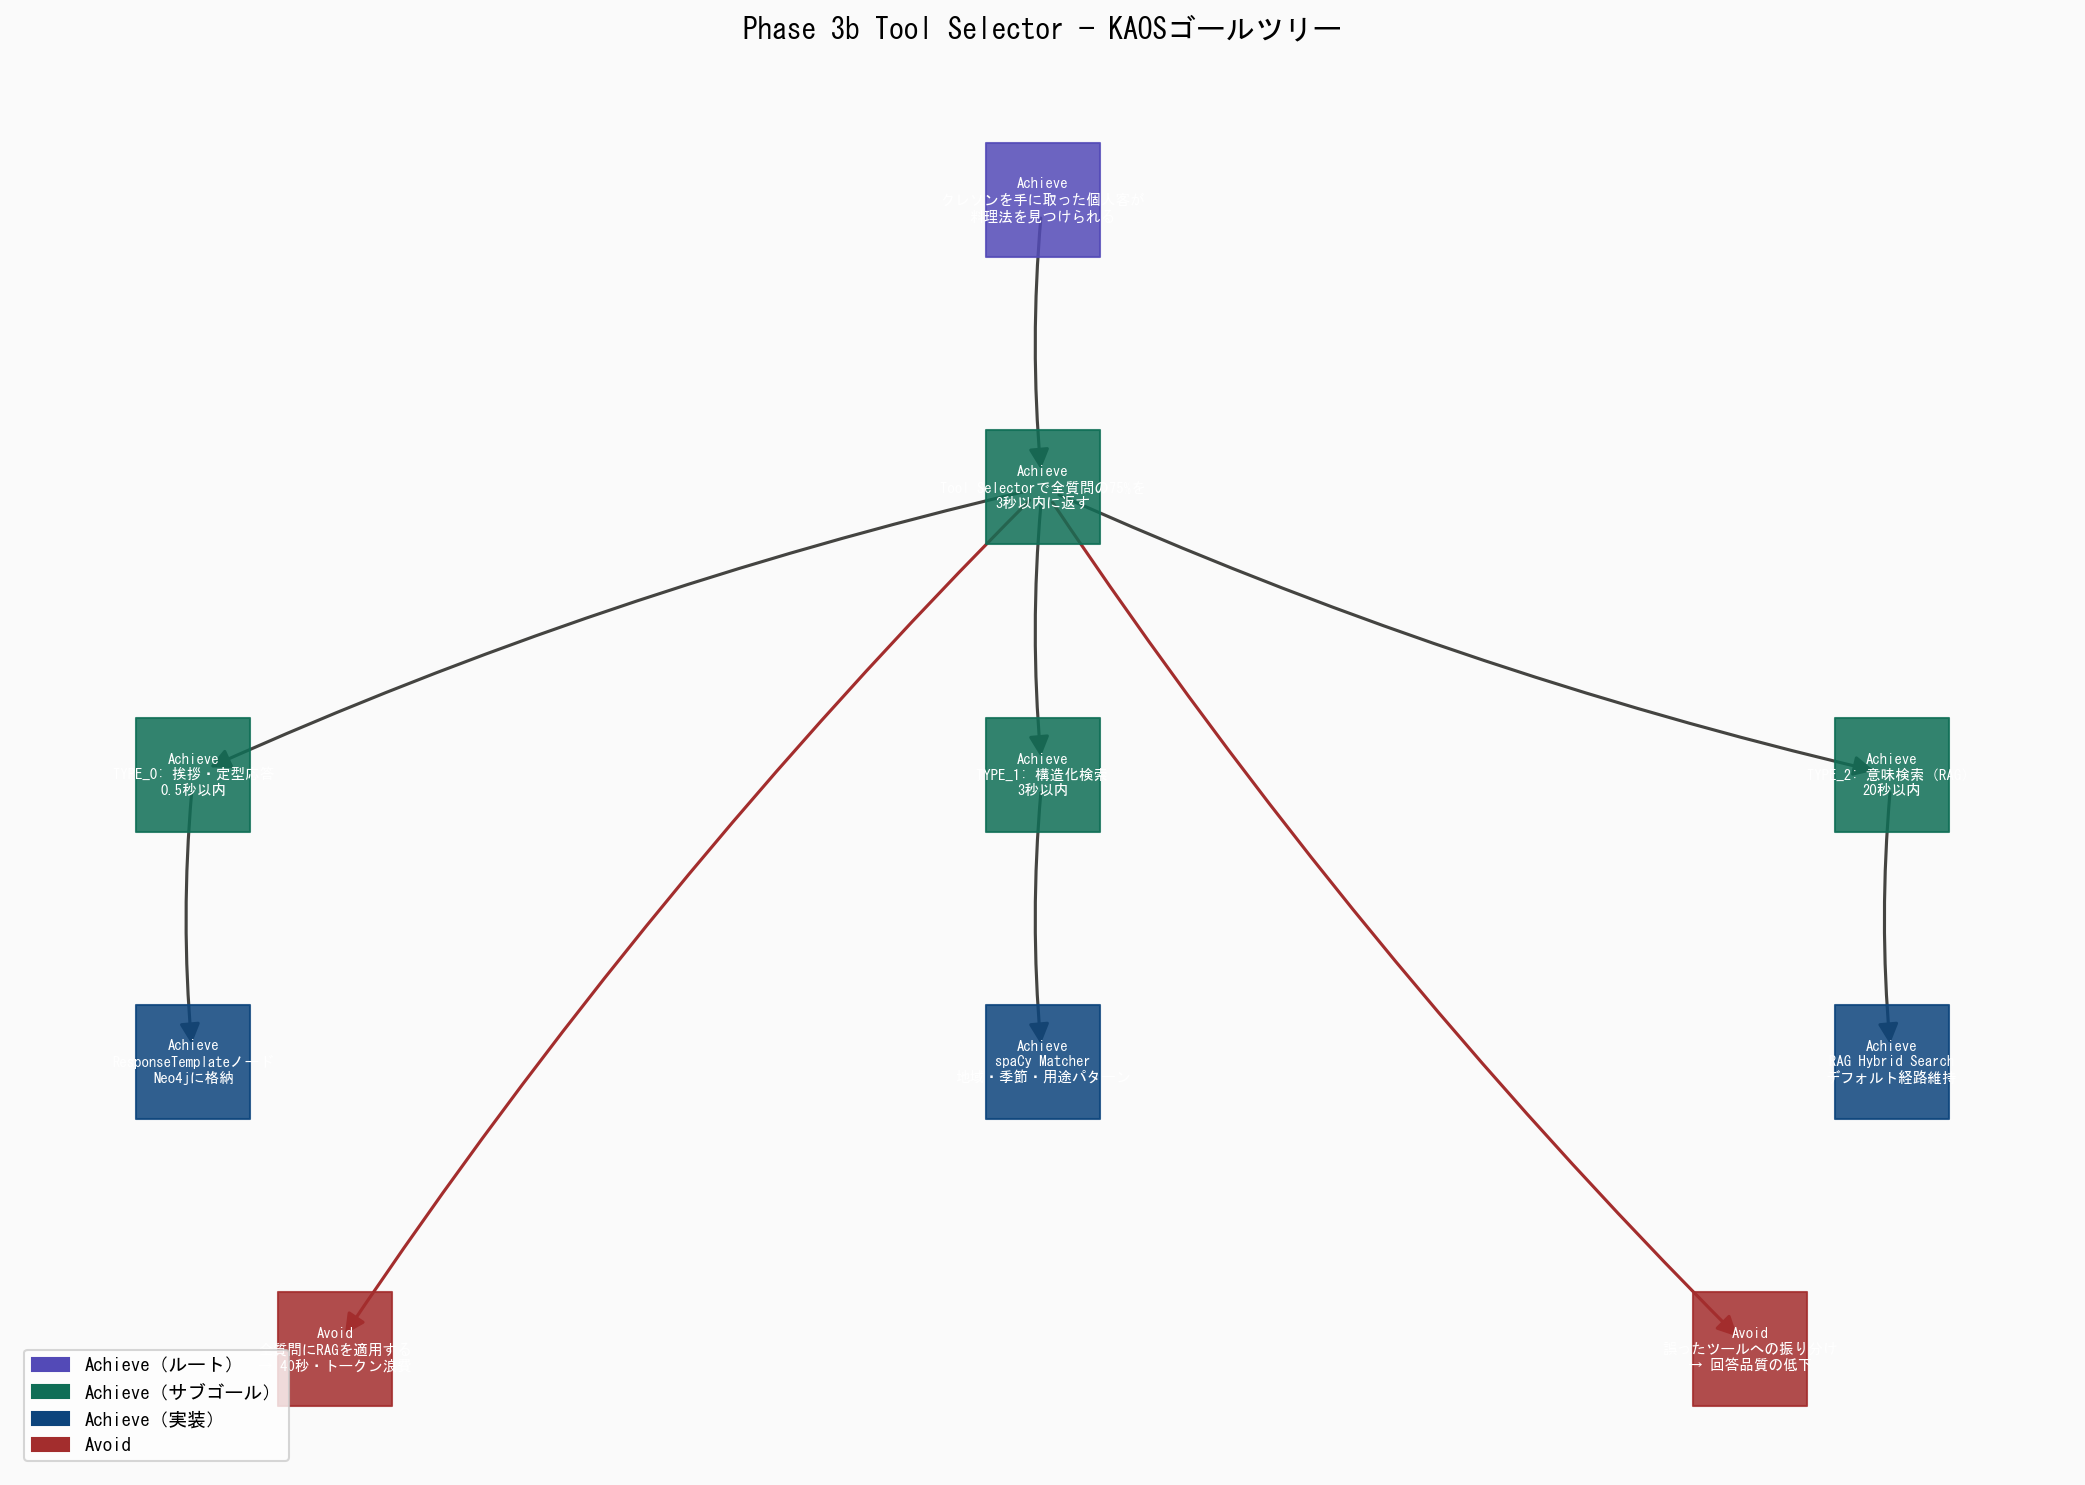

Write Python code to recreate this figure.
import networkx as nx
import matplotlib
matplotlib.use('Agg')
import matplotlib.pyplot as plt
import matplotlib.patches as mpatches
import matplotlib.font_manager as fm
import sys, os

sys.stdout.reconfigure(encoding='utf-8')

japanese_fonts = [
    'C:/Windows/Fonts/msgothic.ttc',
    'C:/Windows/Fonts/meiryo.ttc',
    'C:/Windows/Fonts/YuGothic.ttc',
    'C:/Windows/Fonts/YuGothM.ttc',
]
jp_font_path = None
for fp in japanese_fonts:
    if os.path.exists(fp):
        jp_font_path = fp
        break

if jp_font_path:
    fm.fontManager.addfont(jp_font_path)
    prop = fm.FontProperties(fname=jp_font_path)
    jp_font_name = prop.get_name()
    plt.rcParams['font.family'] = jp_font_name
    plt.rcParams['font.sans-serif'] = [jp_font_name, 'DejaVu Sans']
    print(f"フォント: {jp_font_name}", flush=True)
else:
    print("警告: 日本語フォントが見つかりません", flush=True)

G = nx.DiGraph()

nodes = [
    ("ROOT",    "Achieve\nクレソンを手に取った個人客が\n料理法を見つけられる",    "achieve_root"),
    ("TTFB",    "Achieve\nTool Selectorで全質問の75%を\n3秒以内に返す",          "achieve"),
    ("T0",      "Achieve\nTYPE_0: 挨拶・定型応答\n0.5秒以内",                   "achieve"),
    ("T1",      "Achieve\nTYPE_1: 構造化検索\n3秒以内",                          "achieve"),
    ("T2",      "Achieve\nTYPE_2: 意味検索（RAG）\n20秒以内",                    "achieve"),
    ("RT",      "Achieve\nResponseTemplateノード\nNeo4jに格納",                   "achieve_impl"),
    ("SM",      "Achieve\nspaCy Matcher\n地域・季節・用途パターン",               "achieve_impl"),
    ("RAG",     "Achieve\nRAG Hybrid Search\nデフォルト経路維持",                 "achieve_impl"),
    ("AV1",     "Avoid\n全質問にRAGを適用する\n→ 40秒・トークン浪費",             "avoid"),
    ("AV2",     "Avoid\n誤ったツールへの振り分け\n→ 回答品質の低下",              "avoid"),
]

edges = [
    ("ROOT", "TTFB"),
    ("TTFB", "T0"), ("TTFB", "T1"), ("TTFB", "T2"),
    ("T0",   "RT"), ("T1",   "SM"), ("T2",   "RAG"),
    ("TTFB", "AV1"), ("TTFB", "AV2"),
]

for node_id, label, ntype in nodes:
    G.add_node(node_id, label=label, ntype=ntype)

for src, dst in edges:
    G.add_edge(src, dst)

pos = {
    "ROOT": (4, 8),
    "TTFB": (4, 6.5),
    "T0":   (1, 5), "T1": (4, 5), "T2": (7, 5),
    "RT":   (1, 3.5), "SM": (4, 3.5), "RAG": (7, 3.5),
    "AV1":  (1.5, 2), "AV2": (6.5, 2),
}

color_map = {
    "achieve_root": "#534AB7",
    "achieve":      "#0F6E56",
    "achieve_impl": "#0C447C",
    "avoid":        "#A32D2D",
}

fig, ax = plt.subplots(1, 1, figsize=(14, 10))
fig.patch.set_facecolor('#FAFAFA')
ax.set_facecolor('#FAFAFA')

for ntype, color in color_map.items():
    nodelist = [n for n, d in G.nodes(data=True) if d['ntype'] == ntype]
    nx.draw_networkx_nodes(
        G, pos, nodelist=nodelist,
        node_color=color, node_size=3000,
        node_shape='s', ax=ax, alpha=0.85
    )

edge_colors = []
for src, dst in G.edges():
    dst_type = G.nodes[dst]['ntype']
    edge_colors.append('#A32D2D' if dst_type == 'avoid' else '#444441')

nx.draw_networkx_edges(
    G, pos,
    edge_color=edge_colors,
    arrows=True, arrowsize=20,
    width=1.5, ax=ax,
    connectionstyle='arc3,rad=0.05'
)

labels = {n: d['label'] for n, d in G.nodes(data=True)}
nx.draw_networkx_labels(
    G, pos, labels=labels,
    font_size=7, font_color='white',
    font_weight='bold', ax=ax
)

legend_patches = [
    mpatches.Patch(color='#534AB7', label='Achieve（ルート）'),
    mpatches.Patch(color='#0F6E56', label='Achieve（サブゴール）'),
    mpatches.Patch(color='#0C447C', label='Achieve（実装）'),
    mpatches.Patch(color='#A32D2D', label='Avoid'),
]
ax.legend(handles=legend_patches, loc='lower left', fontsize=9)
ax.set_title('Phase 3b Tool Selector — KAOSゴールツリー', fontsize=14, pad=20)
ax.axis('off')

plt.tight_layout()
output_path = 'kaos_goal_tree.png'
plt.savefig(output_path, dpi=150, bbox_inches='tight')
print(f'保存完了: {output_path}')
